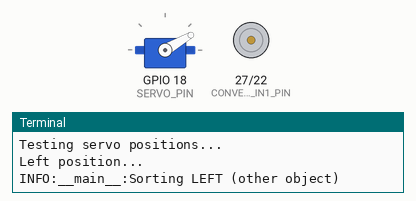
Recording of a program running on a simulated Raspberry Pi (BCM pin numbers). On the bench: servo, motor-driver pin pairs drawn as motors (green arrow = first pin HIGH = forward, orange = second pin HIGH = backward, longer = more drive, scaled by the enable pin), the last lines printed to the terminal. Servo angles are drawn from the pulse width (0.5 ms = 0°, 2.5 ms = 180°); the clock reads 2024-03-15 10:24:30 at power-on unless the program sets it. At 23.2 s the program stops and its outputs stay as they are.

Above: at 0.1 s.
At 10.5 s:
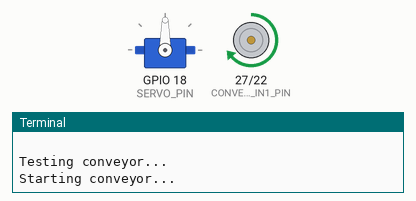
At 16.9 s:
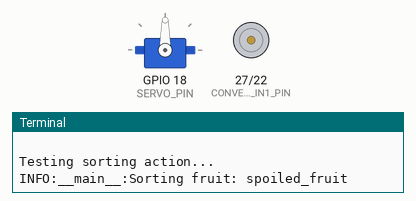
At 23.3 s:
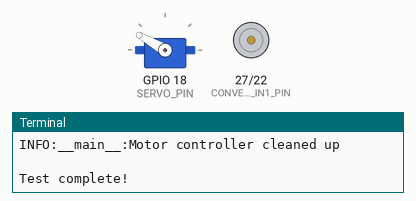
Timing chart, 0 to 24.7 s (numbered marks = the images above):
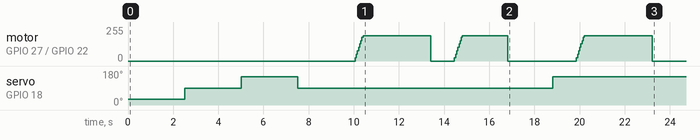

Measured:
- by itself, servo on GPIO 18 (SERVO_PIN): 30° → 90° at 2.5 s, → 150° 2.5 s later, → 90° 2.5 s later, → 150° 11.3 s later

The program:

motor_controller.py
```python
"""
Motor Controller for Servo and Conveyor Motors
- Servo Motor: MG996R for sorting direction
- Conveyor Motor: JGB37-545 controlled via L298N driver
"""
import time
import logging

try:
    import RPi.GPIO as GPIO
except ImportError:
    print("⚠️  RPi.GPIO không được cài đặt. Chạy: pip install RPi.GPIO")
    print("   Hoặc chạy: ./start.sh để cài đặt đầy đủ")
    raise

try:
    import config
except ImportError:
    print("⚠️  Không thể import config.py")
    print("   Đảm bảo bạn đang chạy từ thư mục dự án")
    raise

logging.basicConfig(level=config.LOG_LEVEL)
logger = logging.getLogger(__name__)


class MotorController:
    def __init__(self):
        """Initialize motor controller"""
        self.servo_pwm = None
        self.conveyor_pwm = None
        self.is_initialized = False
        self.current_servo_angle = config.SERVO_ANGLE_CENTER
        self.current_conveyor_speed = 0
        self.motor_start_time = None

    def initialize(self):
        """Initialize GPIO pins and PWM for motors"""
        try:
            logger.info("Initializing motor controller...")

            # Set GPIO mode to BCM
            GPIO.setmode(GPIO.BCM)
            GPIO.setwarnings(False)

            # Setup Servo Motor (PWM)
            GPIO.setup(config.SERVO_PIN, GPIO.OUT)
            self.servo_pwm = GPIO.PWM(config.SERVO_PIN, config.SERVO_FREQUENCY)
            self.servo_pwm.start(0)

            # Setup Conveyor Motor (L298N)
            GPIO.setup(config.CONVEYOR_ENABLE_PIN, GPIO.OUT)
            GPIO.setup(config.CONVEYOR_IN1_PIN, GPIO.OUT)
            GPIO.setup(config.CONVEYOR_IN2_PIN, GPIO.OUT)

            # Setup PWM for speed control
            self.conveyor_pwm = GPIO.PWM(config.CONVEYOR_ENABLE_PIN, 1000)  # 1kHz
            self.conveyor_pwm.start(0)

            # Initialize to neutral positions
            self.set_servo_center()
            self.stop_conveyor()

            self.is_initialized = True
            logger.info("Motor controller initialized successfully")
            return True

        except Exception as e:
            logger.error(f"Failed to initialize motor controller: {e}")
            return False

    def _angle_to_duty_cycle(self, angle):
        """
        Convert angle (0-180) to duty cycle percentage
        Optimized for 6V power supply via LM2596

        Args:
            angle (float): Servo angle in degrees (0-180)

        Returns:
            float: Duty cycle percentage
        """
        # Map angle to duty cycle range (calibrated for 6V operation)
        duty = config.SERVO_MIN_DUTY + (angle / 180.0) * (config.SERVO_MAX_DUTY - config.SERVO_MIN_DUTY)
        return duty

    def set_servo_angle(self, angle):
        """
        Set servo to specific angle

        Args:
            angle (float): Target angle in degrees (0-180)
        """
        if not self.is_initialized:
            logger.error("Motor controller not initialized")
            return False

        try:
            # Apply safety limits from config
            angle = max(config.SERVO_MIN_ANGLE, min(config.SERVO_MAX_ANGLE, angle))

            # Skip if already at target position
            if abs(angle - self.current_servo_angle) < 1.0:
                logger.debug(f"Servo already at {angle}°")
                return True

            duty = self._angle_to_duty_cycle(angle)

            # Send PWM signal
            self.servo_pwm.ChangeDutyCycle(duty)
            time.sleep(0.5)  # Increased wait time for servo to reach position
            self.servo_pwm.ChangeDutyCycle(0)  # Stop sending pulses to prevent jitter

            # Update current position
            self.current_servo_angle = angle

            logger.debug(f"Servo set to {angle}° (duty: {duty:.2f}%)")
            return True

        except Exception as e:
            logger.error(f"Failed to set servo angle: {e}")
            return False

    def set_servo_left(self):
        """Set servo to left position (for 'other' objects)"""
        logger.info("Sorting LEFT (other object)")
        return self.set_servo_angle(config.SERVO_ANGLE_LEFT)

    def set_servo_center(self):
        """Set servo to center position (for fresh fruit - straight)"""
        logger.info("Sorting CENTER (fresh fruit)")
        return self.set_servo_angle(config.SERVO_ANGLE_CENTER)

    def set_servo_right(self):
        """Set servo to right position (for spoiled fruit)"""
        logger.info("Sorting RIGHT (spoiled fruit)")
        return self.set_servo_angle(config.SERVO_ANGLE_RIGHT)

    def start_conveyor(self, speed=None):
        """
        Start conveyor belt at specified speed

        Args:
            speed (int): Speed percentage (0-100), defaults to config value
        """
        if not self.is_initialized:
            logger.error("Motor controller not initialized")
            return False

        try:
            if speed is None:
                speed = config.CONVEYOR_SPEED

            # Apply safety speed limit
            speed = max(0, min(config.CONVEYOR_MAX_SPEED, speed))

            # Set direction (forward)
            GPIO.output(config.CONVEYOR_IN1_PIN, GPIO.HIGH)
            GPIO.output(config.CONVEYOR_IN2_PIN, GPIO.LOW)

            # Soft start if starting from stopped
            if self.current_conveyor_speed == 0:
                logger.debug("Soft starting conveyor...")
                for ramp_speed in range(0, speed, 10):
                    self.conveyor_pwm.ChangeDutyCycle(ramp_speed)
                    time.sleep(0.05)

            # Set final speed
            self.conveyor_pwm.ChangeDutyCycle(speed)
            self.current_conveyor_speed = speed

            # Track motor start time for timeout
            if self.motor_start_time is None:
                self.motor_start_time = time.time()

            logger.debug(f"Conveyor started at {speed}% speed")
            return True

        except Exception as e:
            logger.error(f"Failed to start conveyor: {e}")
            return False

    def stop_conveyor(self):
        """Stop conveyor belt"""
        if not self.is_initialized:
            return False

        try:
            GPIO.output(config.CONVEYOR_IN1_PIN, GPIO.LOW)
            GPIO.output(config.CONVEYOR_IN2_PIN, GPIO.LOW)
            self.conveyor_pwm.ChangeDutyCycle(0)

            # Reset tracking
            self.current_conveyor_speed = 0
            self.motor_start_time = None

            logger.debug("Conveyor stopped")
            return True

        except Exception as e:
            logger.error(f"Failed to stop conveyor: {e}")
            return False

    def sort_fruit(self, classification):
        """
        Perform sorting action based on classification

        Args:
            classification (str): Classification result
        """
        logger.info(f"Sorting fruit: {classification}")

        # Stop conveyor for sorting
        self.stop_conveyor()
        time.sleep(config.CONVEYOR_STOP_TIME)

        # Set servo based on classification
        if classification == config.CLASSIFICATION_FRESH:
            self.set_servo_center()  # Straight
        elif classification == config.CLASSIFICATION_SPOILED:
            self.set_servo_right()   # Right
        elif classification == config.CLASSIFICATION_OTHER:
            self.set_servo_left()    # Left
        else:
            logger.warning(f"Unknown classification: {classification}")
            self.set_servo_center()  # Default to center

        # Wait for sorting, then resume conveyor
        time.sleep(config.CONVEYOR_RESUME_DELAY)
        self.start_conveyor()

    def cleanup(self):
        """Clean up GPIO resources"""
        if self.is_initialized:
            logger.info("Cleaning up motor controller...")

            # Stop all motors
            if self.servo_pwm:
                self.servo_pwm.stop()
            if self.conveyor_pwm:
                self.conveyor_pwm.stop()

            # Clean up GPIO
            GPIO.cleanup()

            self.is_initialized = False
            logger.info("Motor controller cleaned up")


# Test function
if __name__ == "__main__":
    print("Testing Motor Controller...")
    controller = MotorController()

    if controller.initialize():
        print("Motor controller initialized")

        # Test servo positions
        print("\nTesting servo positions...")
        print("Left position...")
        controller.set_servo_left()
        time.sleep(2)

        print("Center position...")
        controller.set_servo_center()
        time.sleep(2)

        print("Right position...")
        controller.set_servo_right()
        time.sleep(2)

        print("Back to center...")
        controller.set_servo_center()
        time.sleep(2)

        # Test conveyor
        print("\nTesting conveyor...")
        print("Starting conveyor...")
        controller.start_conveyor()
        time.sleep(3)

        print("Stopping conveyor...")
        controller.stop_conveyor()
        time.sleep(1)

        # Test sorting
        print("\nTesting sorting action...")
        controller.start_conveyor()
        time.sleep(2)
        controller.sort_fruit(config.CLASSIFICATION_SPOILED)
        time.sleep(3)

        controller.stop_conveyor()
        controller.cleanup()
        print("\nTest complete!")
    else:
        print("Failed to initialize motor controller")
```

config.py
```python
"""
Configuration file for Raspberry Pi Edge Module
"""
import os
from dotenv import load_dotenv

load_dotenv()

# RabbitMQ Configuration
# Use Tailscale IP for stable connection (recommended)
# Get IP with: tailscale ip -4
RABBITMQ_HOST = os.getenv('RABBITMQ_HOST', '100.112.253.55')  # Tailscale IP of backend laptop
RABBITMQ_PORT = int(os.getenv('RABBITMQ_PORT', 5672))
RABBITMQ_USER = os.getenv('RABBITMQ_USER', 'guest')
RABBITMQ_PASSWORD = os.getenv('RABBITMQ_PASSWORD', 'guest')
RABBITMQ_VHOST = os.getenv('RABBITMQ_VHOST', '/')

# Queue Names
IMAGE_QUEUE = 'fruit_images'
RESULT_QUEUE = 'classification_results'

# GPIO Pin Configuration (BCM Mode)
SERVO_PIN = 18  # PWM capable pin for MG996R servo (via LM2596)
CONVEYOR_ENABLE_PIN = 17  # L298N Enable A
CONVEYOR_IN1_PIN = 27  # L298N Input 1
CONVEYOR_IN2_PIN = 22  # L298N Input 2

# Power Supply Configuration
# LM2596 Buck Converter: 12V -> 6V for Servo
LM2596_INPUT_VOLTAGE = 12.0   # Input voltage to LM2596 (from main PSU)
LM2596_OUTPUT_VOLTAGE = 6.0   # Output voltage for servo (adjustable)
LM2596_MAX_CURRENT = 3.0      # Maximum output current (3A)
SERVO_POWER_VOLTAGE = 6.0     # Servo operating voltage

# Servo Angles (MG996R: 0-180 degrees)
SERVO_ANGLE_LEFT = 30    # For "other" objects
SERVO_ANGLE_CENTER = 90  # For fresh fruit (straight)
SERVO_ANGLE_RIGHT = 150  # For spoiled fruit

# Servo PWM Configuration (6V Power Supply via LM2596)
SERVO_FREQUENCY = 50  # 50Hz for standard servo
SERVO_MIN_DUTY = 2.5  # Minimum duty cycle (0 degrees) - 6V optimized
SERVO_MAX_DUTY = 12.5  # Maximum duty cycle (180 degrees) - 6V optimized
SERVO_PULSE_WIDTH_MIN = 1.0  # Minimum pulse width (ms) for 0°
SERVO_PULSE_WIDTH_MAX = 2.0  # Maximum pulse width (ms) for 180°
SERVO_POWER_STABILIZE_TIME = 0.1  # Time to stabilize after power on

# Conveyor Motor Configuration
CONVEYOR_SPEED = 75  # Speed percentage (0-100)
CONVEYOR_STOP_TIME = 2.0  # Seconds to stop for sorting
CONVEYOR_RESUME_DELAY = 0.5  # Delay before resuming

# Camera Configuration
CAMERA_RESOLUTION = (1920, 1080)  # 5MP camera supports 1080p
CAMERA_FORMAT = 'RGB888'
CAMERA_WARMUP_TIME = 2  # Seconds to warm up camera

# Trigger Configuration (Multi-Mode Support)
TRIGGER_MODE = 'ir_sensor'  # Options: 'ir_sensor', 'time_based', 'manual', 'continuous'
CAPTURE_INTERVAL = 5.0  # Seconds between captures in time_based mode
CAPTURE_DELAY = 0.3  # Delay before capture

# IR Sensor Configuration
IR_SENSOR_PIN = 24  # IR sensor output pin (FC-51 or similar)
IR_DEBOUNCE_TIME = 2.0  # Minimum seconds between IR detections

# Emergency Stop Configuration
EMERGENCY_STOP_PIN = 23  # Physical emergency stop button (optional)
USE_EMERGENCY_STOP = False  # Set to True if emergency stop button is installed

# Motor Safety Limits
SERVO_MIN_ANGLE = 0  # Minimum safe servo angle
SERVO_MAX_ANGLE = 180  # Maximum safe servo angle
CONVEYOR_MAX_SPEED = 95  # Maximum conveyor speed (safety limit)
MOTOR_TIMEOUT = 30  # Maximum continuous motor run time (seconds)

# System Configuration
RETRY_DELAY = 5  # Seconds to wait before reconnecting
MAX_RETRIES = 3  # Maximum retry attempts for message sending
LOG_LEVEL = 'INFO'

# Classification Categories
CLASSIFICATION_FRESH = 'fresh_fruit'
CLASSIFICATION_SPOILED = 'spoiled_fruit'
CLASSIFICATION_OTHER = 'other'
```
